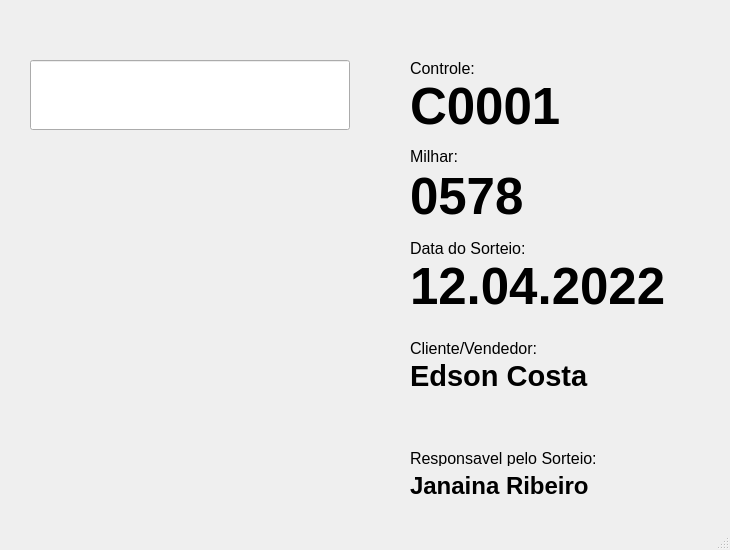
<?xml version="1.0" encoding="UTF-8"?>
<ui version="4.0">
    <class>MainWindow</class>
    <widget class="QMainWindow" name="MainWindow">
        <property name="geometry">
            <rect>
                <x>0</x>
                <y>0</y>
                <width>730</width>
                <height>550</height>
            </rect>
        </property>
        <property name="minimumSize">
            <size>
                <width>730</width>
                <height>550</height>
            </size>
        </property>
        <property name="maximumSize">
            <size>
                <width>730</width>
                <height>550</height>
            </size>
        </property>
        <property name="windowTitle">
            <string>Search Sweepstakes :: by Ecosta</string>
        </property>
        <widget class="QWidget" name="centralwidget">
            <widget class="QLineEdit" name="lineEdit">
                <property name="geometry">
                    <rect>
                        <x>30</x>
                        <y>60</y>
                        <width>320</width>
                        <height>70</height>
                    </rect>
                </property>
                <property name="minimumSize">
                    <size>
                        <width>320</width>
                        <height>70</height>
                    </size>
                </property>
                <property name="maximumSize">
                    <size>
                        <width>320</width>
                        <height>70</height>
                    </size>
                </property>
                <property name="font">
                    <font>
                        <pointsize>25</pointsize>
                    </font>
                </property>
            </widget>
            <widget class="QLabel" name="label">
                <property name="geometry">
                    <rect>
                        <x>410</x>
                        <y>60</y>
                        <width>71</width>
                        <height>16</height>
                    </rect>
                </property>
                <property name="font">
                    <font>
                        <pointsize>12</pointsize>
                    </font>
                </property>
                <property name="text">
                    <string>Controle:</string>
                </property>
            </widget>
            <widget class="QLabel" name="label_2">
                <property name="geometry">
                    <rect>
                        <x>410</x>
                        <y>80</y>
                        <width>171</width>
                        <height>51</height>
                    </rect>
                </property>
                <property name="font">
                    <font>
                        <pointsize>38</pointsize>
                        <weight>75</weight>
                        <bold>true</bold>
                    </font>
                </property>
                <property name="text">
                    <string>C0001</string>
                </property>
            </widget>
            <widget class="QLabel" name="label_3">
                <property name="geometry">
                    <rect>
                        <x>410</x>
                        <y>150</y>
                        <width>47</width>
                        <height>13</height>
                    </rect>
                </property>
                <property name="font">
                    <font>
                        <pointsize>12</pointsize>
                    </font>
                </property>
                <property name="text">
                    <string>Milhar:</string>
                </property>
            </widget>
            <widget class="QLabel" name="label_4">
                <property name="geometry">
                    <rect>
                        <x>410</x>
                        <y>170</y>
                        <width>131</width>
                        <height>51</height>
                    </rect>
                </property>
                <property name="font">
                    <font>
                        <pointsize>38</pointsize>
                        <weight>75</weight>
                        <bold>true</bold>
                    </font>
                </property>
                <property name="text">
                    <string>0578</string>
                </property>
            </widget>
            <widget class="QLabel" name="label_5">
                <property name="geometry">
                    <rect>
                        <x>410</x>
                        <y>240</y>
                        <width>121</width>
                        <height>16</height>
                    </rect>
                </property>
                <property name="font">
                    <font>
                        <pointsize>12</pointsize>
                    </font>
                </property>
                <property name="text">
                    <string>Data do Sorteio:</string>
                </property>
            </widget>
            <widget class="QLabel" name="label_6">
                <property name="geometry">
                    <rect>
                        <x>410</x>
                        <y>260</y>
                        <width>291</width>
                        <height>51</height>
                    </rect>
                </property>
                <property name="font">
                    <font>
                        <pointsize>38</pointsize>
                        <weight>75</weight>
                        <bold>true</bold>
                    </font>
                </property>
                <property name="text">
                    <string>12.04.2022</string>
                </property>
            </widget>
            <widget class="QLabel" name="label_7">
                <property name="geometry">
                    <rect>
                        <x>410</x>
                        <y>340</y>
                        <width>131</width>
                        <height>16</height>
                    </rect>
                </property>
                <property name="font">
                    <font>
                        <pointsize>12</pointsize>
                    </font>
                </property>
                <property name="text">
                    <string>Cliente/Vendedor:</string>
                </property>
            </widget>
            <widget class="QLabel" name="label_8">
                <property name="geometry">
                    <rect>
                        <x>410</x>
                        <y>350</y>
                        <width>291</width>
                        <height>51</height>
                    </rect>
                </property>
                <property name="font">
                    <font>
                        <pointsize>22</pointsize>
                        <weight>75</weight>
                        <bold>true</bold>
                    </font>
                </property>
                <property name="text">
                    <string>Edson Costa</string>
                </property>
            </widget>
            <widget class="QLabel" name="label_9">
                <property name="geometry">
                    <rect>
                        <x>410</x>
                        <y>460</y>
                        <width>211</width>
                        <height>51</height>
                    </rect>
                </property>
                <property name="font">
                    <font>
                        <pointsize>18</pointsize>
                        <weight>75</weight>
                        <bold>true</bold>
                    </font>
                </property>
                <property name="text">
                    <string>Janaina Ribeiro</string>
                </property>
            </widget>
            <widget class="QLabel" name="label_10">
                <property name="geometry">
                    <rect>
                        <x>410</x>
                        <y>450</y>
                        <width>191</width>
                        <height>16</height>
                    </rect>
                </property>
                <property name="font">
                    <font>
                        <pointsize>12</pointsize>
                    </font>
                </property>
                <property name="text">
                    <string>Responsavel pelo Sorteio:</string>
                </property>
            </widget>
        </widget>
        <widget class="QMenuBar" name="menubar">
            <property name="geometry">
                <rect>
                    <x>0</x>
                    <y>0</y>
                    <width>730</width>
                    <height>21</height>
                </rect>
            </property>
        </widget>
        <widget class="QStatusBar" name="statusbar"/>
    </widget>
    <resources/>
    <connections/>
</ui>
